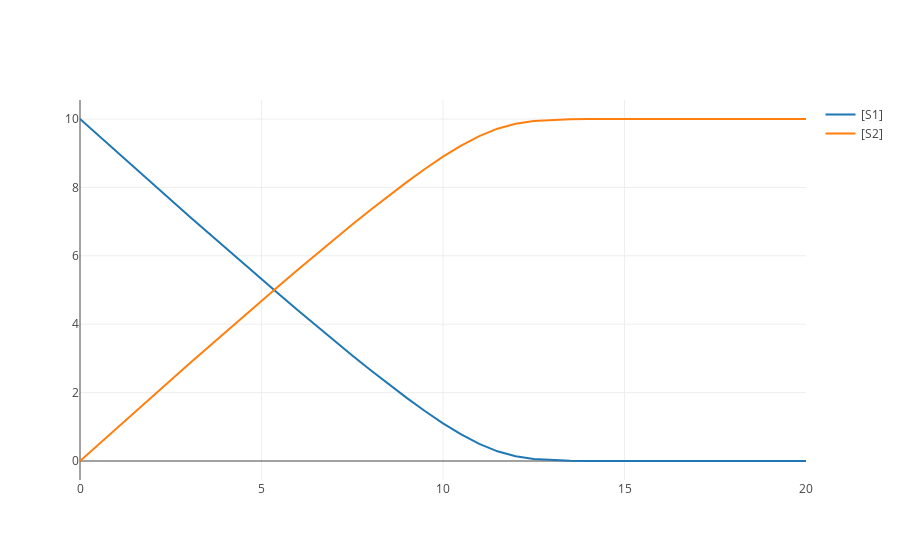

Notebook source saved alongside this figure:
### Code cell
%matplotlib inline
import warnings
warnings.filterwarnings("ignore")

import tellurium as te
from tellurium.analysis.parameterscan import plot2DParameterScan

# model definitions
r = te.loada("""
model test
   J0: S1 -> S2; Vmax * (S1/(Km+S1))
    S1 = 10; S2 = 0;
    Vmax = 1; Km = 0.5;
end
""")
s = r.simulate(0, 20, 41)
r.plot(s)

import numpy as np
plot2DParameterScan(r,
                    p1='Vmax', p1Range=np.linspace(1, 10, num=5),
                    p2='Vmax', p2Range=np.linspace(0.1, 1.0, num=5),
                    start=0, end=50, points=101)

### Figure 1 — Plotly figure (JSON) as saved in the notebook; plotly's stock layout.template omitted (floating-point values rounded to 4 significant figures)
{"data": [{"type": "scatter", "x": [0, 0.5, 1, 1.5, 2, 2.5, 3, 3.5, 4, 4.5, 5, 5.5, 6, 6.5, 7, 7.5, 8, 8.5, 9, 9.5, 10, 10.5, 11, 11.5, 12, 12.5, 13, 13.5, 14, 14.5, 15, 15.5, 16, 16.5, 17, 17.5, 18, 18.5, 19, 19.5, 20], "y": [10, 9.524, 9.05, 8.577, 8.105, 7.635, 7.167, 6.7, 6.236, 5.775, 5.316, 4.861, 4.409, 3.963, 3.522, 3.088, 2.662, 2.247, 1.845, 1.462, 1.103, 0.7773, 0.499, 0.2828, 0.1388, 0.0598, 0.02365, 0.008958, 0.003333, 0.001231, 0.0004537, 0.000167, 6.145e-05, 2.261e-05, 8.317e-06, 3.06e-06, 1.126e-06, 4.141e-07, 1.523e-07, 5.605e-08, 2.062e-08], "name": "[S1]", "mode": "lines"}, {"type": "scatter", "x": [0, 0.5, 1, 1.5, 2, 2.5, 3, 3.5, 4, 4.5, 5, 5.5, 6, 6.5, 7, 7.5, 8, 8.5, 9, 9.5, 10, 10.5, 11, 11.5, 12, 12.5, 13, 13.5, 14, 14.5, 15, 15.5, 16, 16.5, 17, 17.5, 18, 18.5, 19, 19.5, 20], "y": [0, 0.4756, 0.9501, 1.423, 1.895, 2.365, 2.833, 3.3, 3.764, 4.225, 4.684, 5.139, 5.591, 6.037, 6.478, 6.912, 7.338, 7.753, 8.155, 8.538, 8.897, 9.223, 9.501, 9.717, 9.861, 9.94, 9.976, 9.991, 9.997, 9.999, 10.0, 10.0, 10.0, 10.0, 10.0, 10.0, 10.0, 10.0, 10.0, 10.0, 10.0], "name": "[S2]", "mode": "lines"}], "layout": {}}
